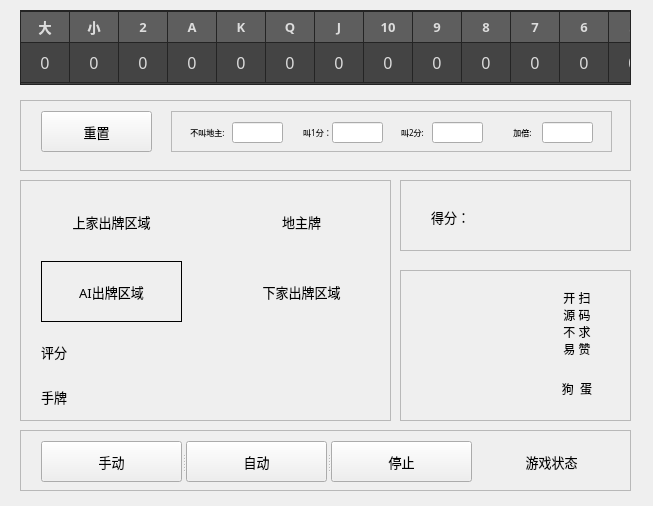
<?xml version="1.0" encoding="UTF-8"?>
<ui version="4.0">
 <class>Form</class>
 <widget class="QWidget" name="Form">
  <property name="geometry">
   <rect>
    <x>0</x>
    <y>0</y>
    <width>653</width>
    <height>506</height>
   </rect>
  </property>
  <property name="font">
   <font>
    <family>Arial</family>
    <pointsize>9</pointsize>
    <weight>75</weight>
    <italic>false</italic>
    <bold>true</bold>
   </font>
  </property>
  <property name="windowTitle">
   <string>Hi</string>
  </property>
  <property name="windowOpacity">
   <double>0.800000000000000</double>
  </property>
  <widget class="QTableWidget" name="tableWidget">
   <property name="geometry">
    <rect>
     <x>20</x>
     <y>10</y>
     <width>611</width>
     <height>75</height>
    </rect>
   </property>
   <property name="maximumSize">
    <size>
     <width>16777215</width>
     <height>75</height>
    </size>
   </property>
   <property name="font">
    <font>
     <family>微软雅黑</family>
     <pointsize>12</pointsize>
     <weight>50</weight>
     <italic>false</italic>
     <bold>false</bold>
    </font>
   </property>
   <property name="layoutDirection">
    <enum>Qt::LeftToRight</enum>
   </property>
   <property name="styleSheet">
    <string notr="true">QTableWidget{
color:#DCDCDC;
background:#444444;
border:1px solid #242424;
alternate-background-color:#525252;
gridline-color:#242424;
}
 
QTableWidget::item:selected{
color:#DCDCDC;
background:qlineargradient(spread:pad,x1:0,y1:0,x2:0,y2:1,stop:0 #484848,stop:1 #383838);
}
 
QTableWidget::item:hover{
background:#5B5B5B;
}
QHeaderView::section{
text-align:center;
background:#5E5E5E;
padding:3px;
margin:0px;
color:#DCDCDC;
border:1px solid #242424;
border-left-width:0;
}
 
QScrollBar:vertical{
background:#484848;
padding:0px;
border-radius:6px;
max-width:12px;
}
 
 
QScrollBar::handle:vertical{
background:#CCCCCC;
}
 
QScrollBar::handle:hover:vertical,QScrollBar::handle:pressed:vertical{
background:#A7A7A7;
}
QScrollBar::sub-page:vertical{
background:444444;
}
 
 
QScrollBar::add-page:vertical{
background:5B5B5B;
}
 
QScrollBar::add-line:vertical{
background:none;
}
QScrollBar::sub-line:vertical{
background:none;
}</string>
   </property>
   <property name="frameShadow">
    <enum>QFrame::Sunken</enum>
   </property>
   <property name="midLineWidth">
    <number>-1</number>
   </property>
   <property name="verticalScrollBarPolicy">
    <enum>Qt::ScrollBarAlwaysOff</enum>
   </property>
   <property name="horizontalScrollBarPolicy">
    <enum>Qt::ScrollBarAlwaysOff</enum>
   </property>
   <property name="autoScroll">
    <bool>false</bool>
   </property>
   <property name="editTriggers">
    <set>QAbstractItemView::NoEditTriggers</set>
   </property>
   <property name="selectionMode">
    <enum>QAbstractItemView::NoSelection</enum>
   </property>
   <property name="selectionBehavior">
    <enum>QAbstractItemView::SelectRows</enum>
   </property>
   <property name="textElideMode">
    <enum>Qt::ElideNone</enum>
   </property>
   <attribute name="horizontalHeaderVisible">
    <bool>true</bool>
   </attribute>
   <attribute name="horizontalHeaderCascadingSectionResizes">
    <bool>true</bool>
   </attribute>
   <attribute name="horizontalHeaderDefaultSectionSize">
    <number>41</number>
   </attribute>
   <attribute name="horizontalHeaderStretchLastSection">
    <bool>true</bool>
   </attribute>
   <attribute name="verticalHeaderVisible">
    <bool>false</bool>
   </attribute>
   <attribute name="verticalHeaderCascadingSectionResizes">
    <bool>false</bool>
   </attribute>
   <attribute name="verticalHeaderMinimumSectionSize">
    <number>40</number>
   </attribute>
   <attribute name="verticalHeaderDefaultSectionSize">
    <number>40</number>
   </attribute>
   <attribute name="verticalHeaderHighlightSections">
    <bool>true</bool>
   </attribute>
   <attribute name="verticalHeaderShowSortIndicator" stdset="0">
    <bool>false</bool>
   </attribute>
   <row>
    <property name="text">
     <string/>
    </property>
   </row>
   <column>
    <property name="text">
     <string>大</string>
    </property>
    <property name="font">
     <font>
      <family>微软雅黑</family>
      <pointsize>10</pointsize>
      <weight>75</weight>
      <bold>true</bold>
     </font>
    </property>
   </column>
   <column>
    <property name="text">
     <string>小</string>
    </property>
    <property name="font">
     <font>
      <family>微软雅黑</family>
      <pointsize>10</pointsize>
      <weight>75</weight>
      <bold>true</bold>
     </font>
    </property>
   </column>
   <column>
    <property name="text">
     <string>2</string>
    </property>
    <property name="font">
     <font>
      <family>微软雅黑</family>
      <pointsize>10</pointsize>
      <weight>75</weight>
      <bold>true</bold>
     </font>
    </property>
   </column>
   <column>
    <property name="text">
     <string>A</string>
    </property>
    <property name="font">
     <font>
      <family>微软雅黑</family>
      <pointsize>10</pointsize>
      <weight>75</weight>
      <bold>true</bold>
     </font>
    </property>
   </column>
   <column>
    <property name="text">
     <string>K</string>
    </property>
    <property name="font">
     <font>
      <family>微软雅黑</family>
      <pointsize>10</pointsize>
      <weight>75</weight>
      <bold>true</bold>
     </font>
    </property>
   </column>
   <column>
    <property name="text">
     <string>Q</string>
    </property>
    <property name="font">
     <font>
      <family>微软雅黑</family>
      <pointsize>10</pointsize>
      <weight>75</weight>
      <bold>true</bold>
     </font>
    </property>
   </column>
   <column>
    <property name="text">
     <string>J</string>
    </property>
    <property name="font">
     <font>
      <family>微软雅黑</family>
      <pointsize>10</pointsize>
      <weight>75</weight>
      <bold>true</bold>
     </font>
    </property>
   </column>
   <column>
    <property name="text">
     <string>10</string>
    </property>
    <property name="font">
     <font>
      <family>微软雅黑</family>
      <pointsize>10</pointsize>
      <weight>75</weight>
      <bold>true</bold>
     </font>
    </property>
   </column>
   <column>
    <property name="text">
     <string>9</string>
    </property>
    <property name="font">
     <font>
      <family>微软雅黑</family>
      <pointsize>10</pointsize>
      <weight>75</weight>
      <bold>true</bold>
     </font>
    </property>
   </column>
   <column>
    <property name="text">
     <string>8</string>
    </property>
    <property name="font">
     <font>
      <family>微软雅黑</family>
      <pointsize>10</pointsize>
      <weight>75</weight>
      <bold>true</bold>
     </font>
    </property>
   </column>
   <column>
    <property name="text">
     <string>7</string>
    </property>
    <property name="font">
     <font>
      <family>微软雅黑</family>
      <pointsize>10</pointsize>
      <weight>75</weight>
      <bold>true</bold>
     </font>
    </property>
   </column>
   <column>
    <property name="text">
     <string>6</string>
    </property>
    <property name="font">
     <font>
      <family>微软雅黑</family>
      <pointsize>10</pointsize>
      <weight>75</weight>
      <bold>true</bold>
     </font>
    </property>
   </column>
   <column>
    <property name="text">
     <string>5</string>
    </property>
    <property name="font">
     <font>
      <family>微软雅黑</family>
      <pointsize>10</pointsize>
      <weight>75</weight>
      <bold>true</bold>
     </font>
    </property>
   </column>
   <column>
    <property name="text">
     <string>4</string>
    </property>
    <property name="font">
     <font>
      <family>微软雅黑</family>
      <pointsize>10</pointsize>
      <weight>75</weight>
      <bold>true</bold>
     </font>
    </property>
   </column>
   <column>
    <property name="text">
     <string>3</string>
    </property>
    <property name="font">
     <font>
      <family>微软雅黑</family>
      <pointsize>10</pointsize>
      <weight>75</weight>
      <bold>true</bold>
     </font>
    </property>
   </column>
   <item row="0" column="0">
    <property name="text">
     <string>0</string>
    </property>
    <property name="textAlignment">
     <set>AlignCenter</set>
    </property>
   </item>
   <item row="0" column="1">
    <property name="text">
     <string>0</string>
    </property>
    <property name="textAlignment">
     <set>AlignCenter</set>
    </property>
   </item>
   <item row="0" column="2">
    <property name="text">
     <string>0</string>
    </property>
    <property name="textAlignment">
     <set>AlignCenter</set>
    </property>
   </item>
   <item row="0" column="3">
    <property name="text">
     <string>0</string>
    </property>
    <property name="textAlignment">
     <set>AlignCenter</set>
    </property>
   </item>
   <item row="0" column="4">
    <property name="text">
     <string>0</string>
    </property>
    <property name="textAlignment">
     <set>AlignCenter</set>
    </property>
   </item>
   <item row="0" column="5">
    <property name="text">
     <string>0</string>
    </property>
    <property name="textAlignment">
     <set>AlignCenter</set>
    </property>
   </item>
   <item row="0" column="6">
    <property name="text">
     <string>0</string>
    </property>
    <property name="textAlignment">
     <set>AlignCenter</set>
    </property>
   </item>
   <item row="0" column="7">
    <property name="text">
     <string>0</string>
    </property>
    <property name="textAlignment">
     <set>AlignCenter</set>
    </property>
   </item>
   <item row="0" column="8">
    <property name="text">
     <string>0</string>
    </property>
    <property name="textAlignment">
     <set>AlignCenter</set>
    </property>
   </item>
   <item row="0" column="9">
    <property name="text">
     <string>0</string>
    </property>
    <property name="textAlignment">
     <set>AlignCenter</set>
    </property>
   </item>
   <item row="0" column="10">
    <property name="text">
     <string>0</string>
    </property>
    <property name="textAlignment">
     <set>AlignCenter</set>
    </property>
   </item>
   <item row="0" column="11">
    <property name="text">
     <string>0</string>
    </property>
    <property name="textAlignment">
     <set>AlignCenter</set>
    </property>
   </item>
   <item row="0" column="12">
    <property name="text">
     <string>0</string>
    </property>
    <property name="textAlignment">
     <set>AlignCenter</set>
    </property>
   </item>
   <item row="0" column="13">
    <property name="text">
     <string>0</string>
    </property>
    <property name="textAlignment">
     <set>AlignCenter</set>
    </property>
   </item>
   <item row="0" column="14">
    <property name="text">
     <string>0</string>
    </property>
    <property name="textAlignment">
     <set>AlignCenter</set>
    </property>
   </item>
  </widget>
  <widget class="QScrollArea" name="scrollArea">
   <property name="geometry">
    <rect>
     <x>20</x>
     <y>180</y>
     <width>371</width>
     <height>241</height>
    </rect>
   </property>
   <property name="widgetResizable">
    <bool>true</bool>
   </property>
   <widget class="QWidget" name="scrollAreaWidgetContents">
    <property name="geometry">
     <rect>
      <x>0</x>
      <y>0</y>
      <width>369</width>
      <height>239</height>
     </rect>
    </property>
    <widget class="QLabel" name="UserHandCards">
     <property name="geometry">
      <rect>
       <x>20</x>
       <y>200</y>
       <width>331</width>
       <height>31</height>
      </rect>
     </property>
     <property name="font">
      <font>
       <family>微软雅黑</family>
       <pointsize>10</pointsize>
       <weight>50</weight>
       <italic>false</italic>
       <bold>false</bold>
      </font>
     </property>
     <property name="text">
      <string>手牌</string>
     </property>
     <property name="alignment">
      <set>Qt::AlignLeading|Qt::AlignLeft|Qt::AlignVCenter</set>
     </property>
    </widget>
    <widget class="QLabel" name="RPlayedCard">
     <property name="geometry">
      <rect>
       <x>210</x>
       <y>80</y>
       <width>141</width>
       <height>61</height>
      </rect>
     </property>
     <property name="font">
      <font>
       <family>微软雅黑</family>
       <pointsize>10</pointsize>
       <weight>50</weight>
       <italic>false</italic>
       <bold>false</bold>
      </font>
     </property>
     <property name="text">
      <string>下家出牌区域</string>
     </property>
     <property name="alignment">
      <set>Qt::AlignCenter</set>
     </property>
    </widget>
    <widget class="QLabel" name="LPlayedCard">
     <property name="geometry">
      <rect>
       <x>20</x>
       <y>10</y>
       <width>141</width>
       <height>61</height>
      </rect>
     </property>
     <property name="font">
      <font>
       <family>微软雅黑</family>
       <pointsize>10</pointsize>
       <weight>50</weight>
       <italic>false</italic>
       <bold>false</bold>
      </font>
     </property>
     <property name="text">
      <string>上家出牌区域</string>
     </property>
     <property name="alignment">
      <set>Qt::AlignCenter</set>
     </property>
    </widget>
    <widget class="QLabel" name="PredictedCard">
     <property name="geometry">
      <rect>
       <x>20</x>
       <y>80</y>
       <width>141</width>
       <height>61</height>
      </rect>
     </property>
     <property name="font">
      <font>
       <family>微软雅黑</family>
       <pointsize>10</pointsize>
       <weight>50</weight>
       <italic>false</italic>
       <bold>false</bold>
      </font>
     </property>
     <property name="styleSheet">
      <string notr="true"/>
     </property>
     <property name="frameShape">
      <enum>QFrame::Panel</enum>
     </property>
     <property name="lineWidth">
      <number>1</number>
     </property>
     <property name="text">
      <string>AI出牌区域</string>
     </property>
     <property name="alignment">
      <set>Qt::AlignCenter</set>
     </property>
    </widget>
    <widget class="QLabel" name="WinRate">
     <property name="geometry">
      <rect>
       <x>20</x>
       <y>150</y>
       <width>331</width>
       <height>41</height>
      </rect>
     </property>
     <property name="font">
      <font>
       <family>微软雅黑</family>
       <pointsize>10</pointsize>
       <weight>50</weight>
       <italic>false</italic>
       <bold>false</bold>
      </font>
     </property>
     <property name="styleSheet">
      <string notr="true"/>
     </property>
     <property name="text">
      <string>评分</string>
     </property>
     <property name="alignment">
      <set>Qt::AlignLeading|Qt::AlignLeft|Qt::AlignVCenter</set>
     </property>
    </widget>
    <widget class="QLabel" name="ThreeLandlordCards">
     <property name="geometry">
      <rect>
       <x>210</x>
       <y>10</y>
       <width>141</width>
       <height>61</height>
      </rect>
     </property>
     <property name="font">
      <font>
       <family>微软雅黑</family>
       <pointsize>10</pointsize>
       <weight>50</weight>
       <italic>false</italic>
       <bold>false</bold>
      </font>
     </property>
     <property name="text">
      <string>地主牌</string>
     </property>
     <property name="alignment">
      <set>Qt::AlignCenter</set>
     </property>
    </widget>
   </widget>
  </widget>
  <widget class="QScrollArea" name="scrollArea_2">
   <property name="geometry">
    <rect>
     <x>400</x>
     <y>180</y>
     <width>231</width>
     <height>71</height>
    </rect>
   </property>
   <property name="widgetResizable">
    <bool>true</bool>
   </property>
   <widget class="QWidget" name="scrollAreaWidgetContents_2">
    <property name="geometry">
     <rect>
      <x>0</x>
      <y>0</y>
      <width>229</width>
      <height>69</height>
     </rect>
    </property>
    <widget class="QLabel" name="BidWinrate">
     <property name="geometry">
      <rect>
       <x>30</x>
       <y>20</y>
       <width>161</width>
       <height>31</height>
      </rect>
     </property>
     <property name="font">
      <font>
       <family>微软雅黑</family>
       <pointsize>10</pointsize>
       <weight>50</weight>
       <italic>false</italic>
       <bold>false</bold>
      </font>
     </property>
     <property name="text">
      <string>得分：</string>
     </property>
    </widget>
   </widget>
  </widget>
  <widget class="QScrollArea" name="scrollArea_3">
   <property name="geometry">
    <rect>
     <x>400</x>
     <y>270</y>
     <width>231</width>
     <height>151</height>
    </rect>
   </property>
   <property name="widgetResizable">
    <bool>true</bool>
   </property>
   <widget class="QWidget" name="scrollAreaWidgetContents_3">
    <property name="geometry">
     <rect>
      <x>0</x>
      <y>0</y>
      <width>229</width>
      <height>149</height>
     </rect>
    </property>
    <widget class="QLabel" name="code_label">
     <property name="geometry">
      <rect>
       <x>0</x>
       <y>10</y>
       <width>141</width>
       <height>121</height>
      </rect>
     </property>
     <property name="styleSheet">
      <string notr="true">image: url(:/pics/code.png);</string>
     </property>
     <property name="text">
      <string/>
     </property>
    </widget>
    <widget class="QLabel" name="label_2">
     <property name="geometry">
      <rect>
       <x>140</x>
       <y>20</y>
       <width>72</width>
       <height>81</height>
      </rect>
     </property>
     <property name="font">
      <font>
       <family>华文琥珀</family>
       <pointsize>9</pointsize>
       <weight>50</weight>
       <italic>false</italic>
       <bold>false</bold>
      </font>
     </property>
     <property name="text">
      <string>开 扫
源 码
不 求
易 赞
</string>
     </property>
     <property name="alignment">
      <set>Qt::AlignCenter</set>
     </property>
    </widget>
    <widget class="QLabel" name="label_3">
     <property name="geometry">
      <rect>
       <x>140</x>
       <y>110</y>
       <width>72</width>
       <height>15</height>
      </rect>
     </property>
     <property name="font">
      <font>
       <family>华文新魏</family>
       <pointsize>9</pointsize>
       <weight>50</weight>
       <italic>false</italic>
       <bold>false</bold>
      </font>
     </property>
     <property name="text">
      <string>狗  蛋</string>
     </property>
     <property name="alignment">
      <set>Qt::AlignCenter</set>
     </property>
    </widget>
   </widget>
  </widget>
  <widget class="QScrollArea" name="scrollArea_4">
   <property name="geometry">
    <rect>
     <x>20</x>
     <y>430</y>
     <width>611</width>
     <height>61</height>
    </rect>
   </property>
   <property name="widgetResizable">
    <bool>true</bool>
   </property>
   <widget class="QWidget" name="scrollAreaWidgetContents_4">
    <property name="geometry">
     <rect>
      <x>0</x>
      <y>0</y>
      <width>609</width>
      <height>59</height>
     </rect>
    </property>
    <widget class="QLabel" name="label">
     <property name="geometry">
      <rect>
       <x>460</x>
       <y>10</y>
       <width>141</width>
       <height>41</height>
      </rect>
     </property>
     <property name="font">
      <font>
       <family>微软雅黑</family>
       <pointsize>10</pointsize>
       <weight>50</weight>
       <italic>false</italic>
       <bold>false</bold>
      </font>
     </property>
     <property name="text">
      <string>游戏状态</string>
     </property>
     <property name="alignment">
      <set>Qt::AlignCenter</set>
     </property>
    </widget>
    <widget class="QSplitter" name="splitter">
     <property name="geometry">
      <rect>
       <x>20</x>
       <y>10</y>
       <width>431</width>
       <height>41</height>
      </rect>
     </property>
     <property name="orientation">
      <enum>Qt::Horizontal</enum>
     </property>
     <widget class="QPushButton" name="HandButton">
      <property name="font">
       <font>
        <family>微软雅黑</family>
        <pointsize>10</pointsize>
        <weight>50</weight>
        <italic>false</italic>
        <bold>false</bold>
       </font>
      </property>
      <property name="text">
       <string>手动</string>
      </property>
     </widget>
     <widget class="QPushButton" name="AutoButton">
      <property name="font">
       <font>
        <family>微软雅黑</family>
        <pointsize>10</pointsize>
        <weight>50</weight>
        <italic>false</italic>
        <bold>false</bold>
       </font>
      </property>
      <property name="text">
       <string>自动</string>
      </property>
     </widget>
     <widget class="QPushButton" name="StopButton">
      <property name="font">
       <font>
        <family>微软雅黑</family>
        <pointsize>10</pointsize>
        <weight>50</weight>
        <italic>false</italic>
        <bold>false</bold>
       </font>
      </property>
      <property name="text">
       <string>停止</string>
      </property>
     </widget>
    </widget>
   </widget>
  </widget>
  <widget class="QScrollArea" name="scrollArea_5">
   <property name="geometry">
    <rect>
     <x>20</x>
     <y>100</y>
     <width>611</width>
     <height>71</height>
    </rect>
   </property>
   <property name="widgetResizable">
    <bool>true</bool>
   </property>
   <widget class="QWidget" name="scrollAreaWidgetContents_5">
    <property name="geometry">
     <rect>
      <x>0</x>
      <y>0</y>
      <width>609</width>
      <height>69</height>
     </rect>
    </property>
    <widget class="QScrollArea" name="scrollArea_7">
     <property name="geometry">
      <rect>
       <x>150</x>
       <y>10</y>
       <width>441</width>
       <height>41</height>
      </rect>
     </property>
     <property name="widgetResizable">
      <bool>true</bool>
     </property>
     <widget class="QWidget" name="scrollAreaWidgetContents_6">
      <property name="geometry">
       <rect>
        <x>0</x>
        <y>0</y>
        <width>439</width>
        <height>39</height>
       </rect>
      </property>
      <widget class="QLabel" name="bid_label_1">
       <property name="geometry">
        <rect>
         <x>10</x>
         <y>10</y>
         <width>51</width>
         <height>21</height>
        </rect>
       </property>
       <property name="font">
        <font>
         <family>微软雅黑</family>
         <pointsize>6</pointsize>
         <weight>50</weight>
         <italic>false</italic>
         <bold>false</bold>
        </font>
       </property>
       <property name="text">
        <string>不叫地主:</string>
       </property>
       <property name="alignment">
        <set>Qt::AlignCenter</set>
       </property>
      </widget>
      <widget class="QLineEdit" name="bid_lineEdit_1">
       <property name="geometry">
        <rect>
         <x>60</x>
         <y>10</y>
         <width>51</width>
         <height>21</height>
        </rect>
       </property>
      </widget>
      <widget class="QLabel" name="bid_label_3">
       <property name="geometry">
        <rect>
         <x>220</x>
         <y>10</y>
         <width>41</width>
         <height>21</height>
        </rect>
       </property>
       <property name="font">
        <font>
         <family>微软雅黑</family>
         <pointsize>6</pointsize>
         <weight>50</weight>
         <italic>false</italic>
         <bold>false</bold>
        </font>
       </property>
       <property name="text">
        <string>叫2分:</string>
       </property>
       <property name="alignment">
        <set>Qt::AlignCenter</set>
       </property>
      </widget>
      <widget class="QLineEdit" name="bid_lineEdit_2">
       <property name="geometry">
        <rect>
         <x>160</x>
         <y>10</y>
         <width>51</width>
         <height>21</height>
        </rect>
       </property>
      </widget>
      <widget class="QLineEdit" name="bid_lineEdit_3">
       <property name="geometry">
        <rect>
         <x>260</x>
         <y>10</y>
         <width>51</width>
         <height>21</height>
        </rect>
       </property>
      </widget>
      <widget class="QLabel" name="bid_label_2">
       <property name="geometry">
        <rect>
         <x>120</x>
         <y>10</y>
         <width>51</width>
         <height>21</height>
        </rect>
       </property>
       <property name="font">
        <font>
         <family>微软雅黑</family>
         <pointsize>6</pointsize>
         <weight>50</weight>
         <italic>false</italic>
         <bold>false</bold>
        </font>
       </property>
       <property name="text">
        <string>叫1分：</string>
       </property>
       <property name="alignment">
        <set>Qt::AlignCenter</set>
       </property>
      </widget>
      <widget class="QLabel" name="bid_label_4">
       <property name="geometry">
        <rect>
         <x>330</x>
         <y>10</y>
         <width>41</width>
         <height>21</height>
        </rect>
       </property>
       <property name="font">
        <font>
         <family>微软雅黑</family>
         <pointsize>6</pointsize>
         <weight>50</weight>
         <italic>false</italic>
         <bold>false</bold>
        </font>
       </property>
       <property name="text">
        <string>加倍:</string>
       </property>
       <property name="alignment">
        <set>Qt::AlignCenter</set>
       </property>
      </widget>
      <widget class="QLineEdit" name="bid_lineEdit_4">
       <property name="geometry">
        <rect>
         <x>370</x>
         <y>10</y>
         <width>51</width>
         <height>21</height>
        </rect>
       </property>
      </widget>
     </widget>
    </widget>
    <widget class="QPushButton" name="ResetButton">
     <property name="geometry">
      <rect>
       <x>20</x>
       <y>10</y>
       <width>111</width>
       <height>41</height>
      </rect>
     </property>
     <property name="font">
      <font>
       <family>微软雅黑</family>
       <pointsize>10</pointsize>
       <weight>50</weight>
       <italic>false</italic>
       <bold>false</bold>
      </font>
     </property>
     <property name="text">
      <string>重置</string>
     </property>
    </widget>
   </widget>
  </widget>
 </widget>
 <resources>
  <include location="picture.qrc"/>
 </resources>
 <connections/>
 <slots>
  <slot>init_cards()</slot>
  <slot>start()</slot>
  <slot>stop()</slot>
  <slot>switch_mode()</slot>
  <slot>beforeStart()</slot>
 </slots>
</ui>
